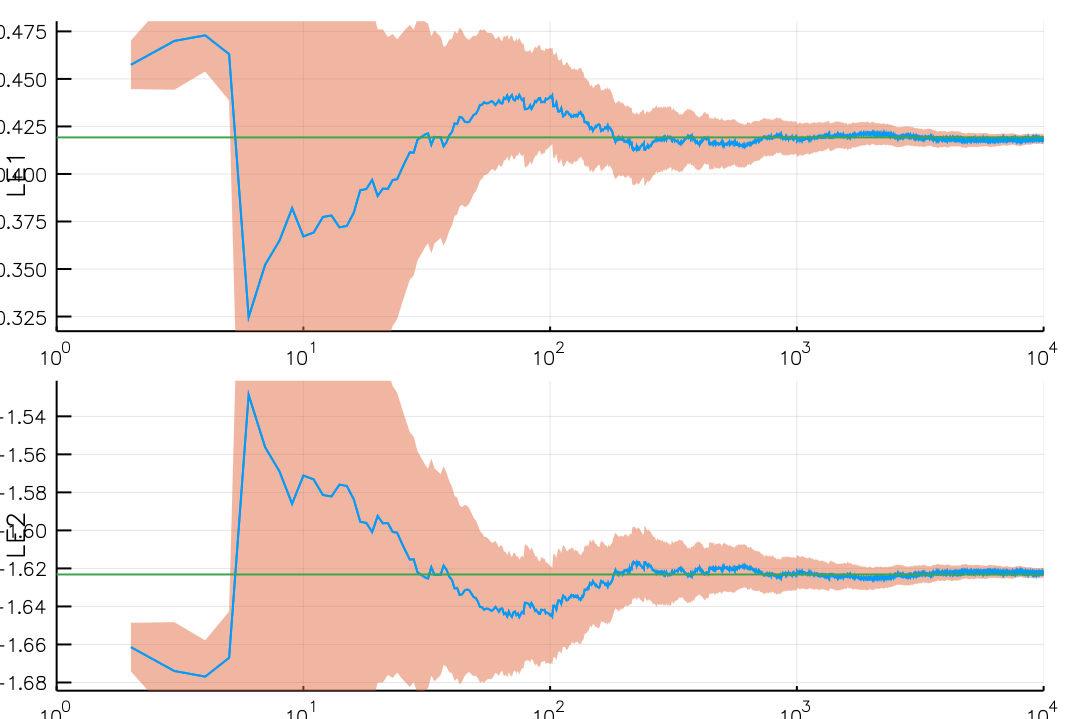

Recreate this plot in Julia.
using LyapunovExponents
using Plots
demo = solve!(LyapunovExponents.henon_map(); progress=1)
plt = plot(demo)
